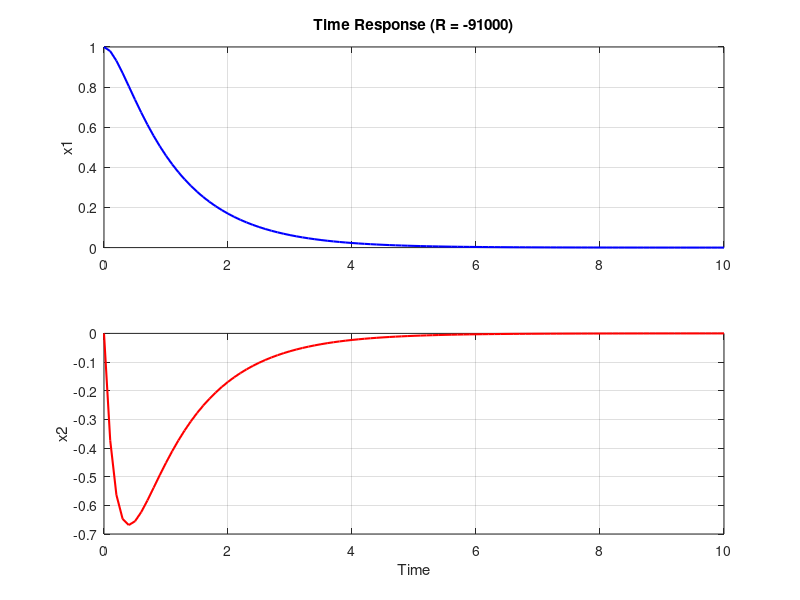
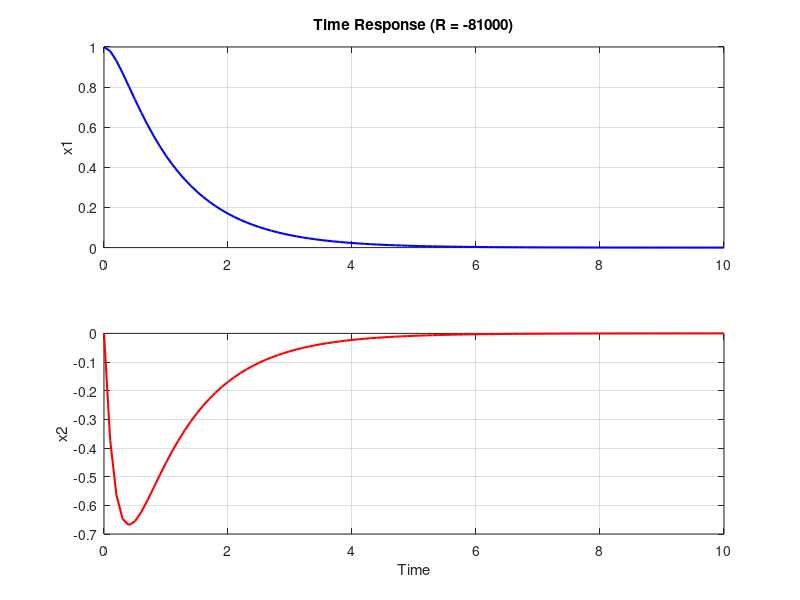
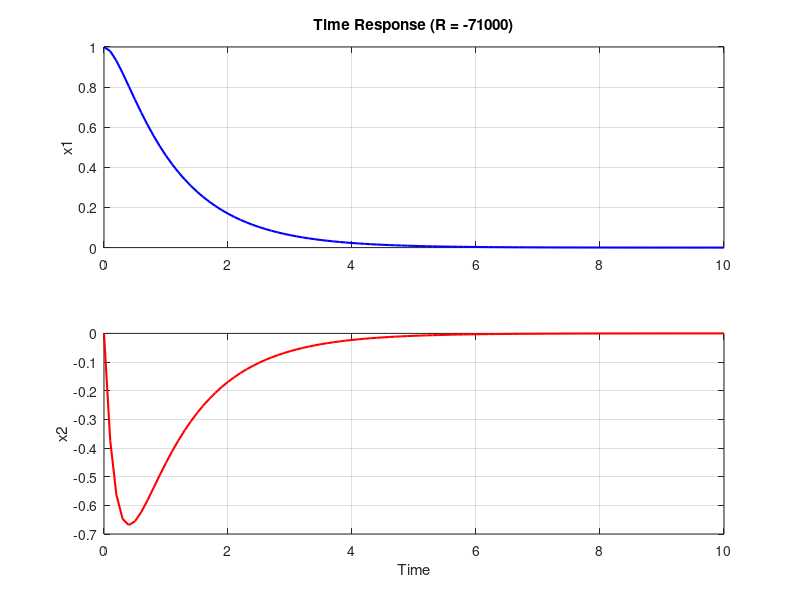
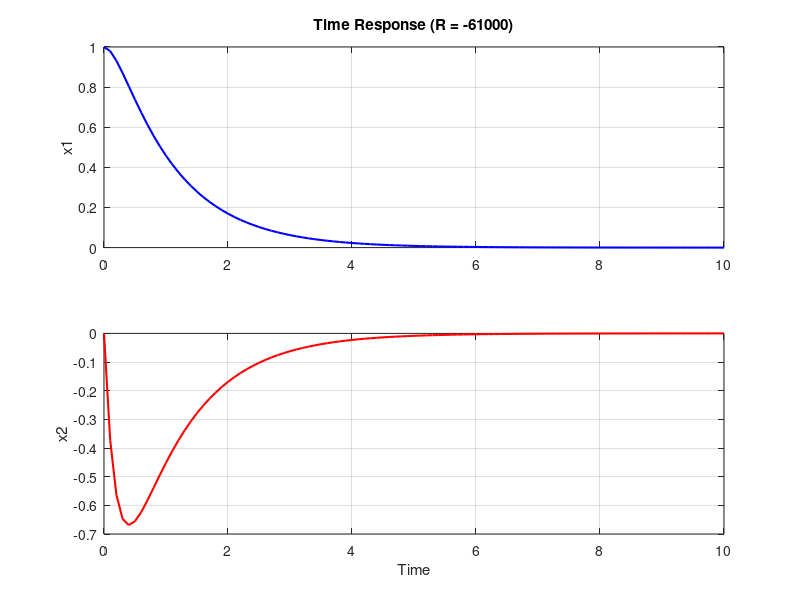

These figures' MATLAB source, in order: (Note: this script raises an error after producing the figures.)
A = [0 1; -5 -6];
B = [0; 1];
Q = [1 0; 0 1];
x0 = [1; 0];

R_values = -100000:1000:100000;

for i = 1:length(R_values)
    R = R_values(i);

    [K, P, ~] = lqr(A, B, Q, R);

    t = 0:0.1:10;
    sys = ss(A-B*K, B, eye(2), zeros(2,1));
    [~, ~, x] = initial(sys, x0, t);

    if mod(i, 10) == 0
        figure;
        subplot(2, 1, 1);
        plot(t, x(:, 1), 'b', 'LineWidth', 1.5);
        ylabel('x1');
        title(['Time Response (R = ' num2str(R_values(i)) ')']);
        grid on;

        subplot(2, 1, 2);
        plot(t, x(:, 2), 'r', 'LineWidth', 1.5);
        ylabel('x2');
        xlabel('Time');
        grid on;
    end
end
